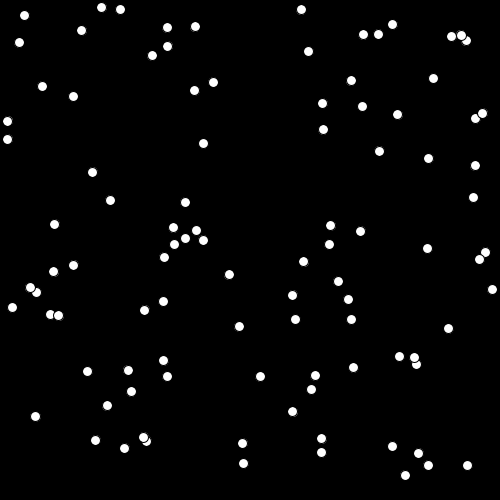
Frame 1 (no input)
Frame 60 (the mouse pressed at the canvas centre just before this capture): identical to frame 1, image omitted
Frame 120 (the mouse held since frame 60 and released just before this capture): identical to frame 1, image omitted

The Processing sketch that drew this single still picture (run headless with seeded random() and noise(); from frame 60 on, the mouse is pressed at the canvas centre):

// Processing sketch: array_loop
// ── array_loop.pde
//declaring the two arrays
float pointX[];
float pointY[];

void setup() {
  size(500, 500);
  //initialize 100 pointX and pointY in the memory
  pointX = new float[100];
  pointY = new float[100];
  //assigning values to our 100 points
  for (int i = 0; i < 100; i++) {
    pointX[i] = random(width);
    pointY[i] = random(height);
  }
}

void draw() {
  //clear the background
  background(0);
  //draw our hundred points
  for (int i = 0; i < pointX.length; i++) {
     ellipse(pointX[i], pointY[i], 10, 10); 
  }
}

void keyPressed() {
}
